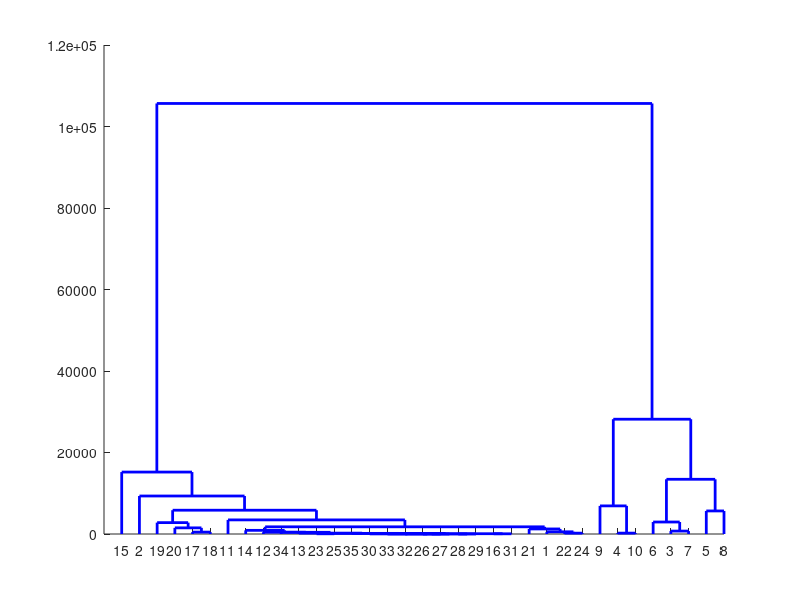

MATLAB code for this plot: (Note: this script raises an error after producing the figure.)
%This script presents clustering applying dendrogram for each campign
%(16/1/22 and 27/1/22) separatly. The plots are made by dendrogram MATLAB
%file

clear all
close all
% % 
% % load FstCmpn.txt
load SndCmpn.txt
load ShWGW_normalized.txt
% % load FstCmpnInvrse.txt
% % load SndCmpnInvrse.txt
% % load FstCmpn.txt
% % 
% % A1=linkage(FstCmpn,'ward');
A2=linkage(SndCmpn,'ward');
% % A3=linkage(FstCmpnInvrse,'ward');
% % A4=linkage(SndCmpnInvrse,'ward');
% % 
% figure(1)
% dendrogram(A1,size (A1,1)+1,'ColorThreshold','default')
figure(2)
H=dendrogram(A2,size(A2,1)+1,'ColorThreshold','default')
set(H,'LineWidth',2)
% % figure(3)
% % dendrogram(A3,size(A3,1)+1,'ColorThreshold','default')
% % figure(4)
% % dendrogram(A4,size(A4,1)+1,'ColorThreshold','default')
% % 
% % %No soil data
% % 
% % load FstCmpnNoSoil.txt
% % load SndCmpnNoSoil.txt
% % load FstInvsNoSoil.txt
% % load SndInvsNoSoil.txt
% % 
% % B1=linkage(FstCmpnNoSoil,'ward');
% % B2=linkage(SndCmpnNoSoil,'ward');
% % B3=linkage(FstInvsNoSoil,'ward');
% % B4=linkage(FstInvsNoSoil,'ward');
% % 
% % figure(5)
% % dendrogram(B1,size (B1,1)+1,'ColorThreshold','default')
% % figure(6)
% % dendrogram(B2,size(B2,1)+1,'ColorThreshold','default')
% % figure(7)
% % dendrogram(B3,size(B3,1)+1,'ColorThreshold','default')
% % figure(8)
% % dendrogram(B4,size(B4,1)+1,'ColorThreshold','default')

%Short data (no soil, only highly detectedpesticides)

% % load Short1st.txt
% % load Short2nd.txt
% % load Short1stInv.txt
% % load Short2ndInv.txt
% % 
% % A=[1];%selected columns 
% % C1=linkage(Short1st,'ward');
% % C2=linkage(Short2nd,'ward');
% % C3=linkage(Short1stInv,'ward');
% % C4=linkage(Short2ndInv,'ward');
% % 
% % figure(99)
% % [H,T,outperm]=dendrogram(C1,size (C1,1)+1,'ColorThreshold','default')
% % set(H,'LineWidth',2)
% % figure(10)
% % H=dendrogram(C2,size(C2,1)+1,'ColorThreshold','default');
% % set(H,'LineWidth',2)
% % figure(11)
% % H=dendrogram(C3,size(C3,1)+1,'ColorThreshold','default')
% % set(H,'LineWidth',2)
% % figure(12)
% % H=dendrogram(C4,size(C4,1)+1,'ColorThreshold','default')
% % set(H,'LineWidth',2)

% % %Normalized data
% % figure(13)
% % %load normalized_srt2nd.txt
% % load mixed.txt
% % %C1=linkage(normalized_srt2nd,'ward');
% % C1=linkage(mixed,'ward');
% % [H,T,outperm]=dendrogram(C1,size (C1,1)+1,'ColorThreshold','default');
% % set(H,'LineWidth',2)

%Analisys for groundwater only
%Select two column and execute clustering. 
load GW.txt
%Find only shallow groundwater at West field:
WShGW=GW(2:4:end,:);
%Fit checking ready to use in the curveFitter
A1=WShGW(1,:);
A2=WShGW(2,:);
A3=WShGW(3,:);
A4=WShGW(4,:);
A5=WShGW(5,:);
A6=WShGW(6,:);
%Normalizing
max_col=max(WShGW);
norm_WShGW=WShGW./max_col;
ind_nan=find(isnan(norm_WShGW));
norm_WShGW(ind_nan)=0;
WShGW_cluster =clusterdata(norm_WShGW,3); 
A=[4 5 6 7 8 9 10 11 12	13	14	15	16	17	18	19	20	21	22	23	24	25	26	27	28	29	30	31	32	33	34	35	36	37	38	39	40	41	42	43	44	45	46	47	48	49  50	51	52	53	54	55	56	57	58	59	60	61	62	63	64	65];%All columns with full data of GW (see Chemistry>win22)
full_norm_WShGW=norm_WShGW(:,A)

% [H,T,outperm]=dendrogram(norm_WShGW,0);%norm_WShGW(:,A)
% set(H,'LineWidth',2)
%tree = linkage(norm_WShGW(:,A));
tree = linkage(norm_WShGW);
H=dendrogram(tree)
set(H,'LineWidth',2)
H(1).Color=([0.494117647058824 0.184313725490196 0.556862745098039])
H(2).Color=([1 0.270588235294118 1])
H(4).Color=([1 0.0745098039215686 0.650980392156863])